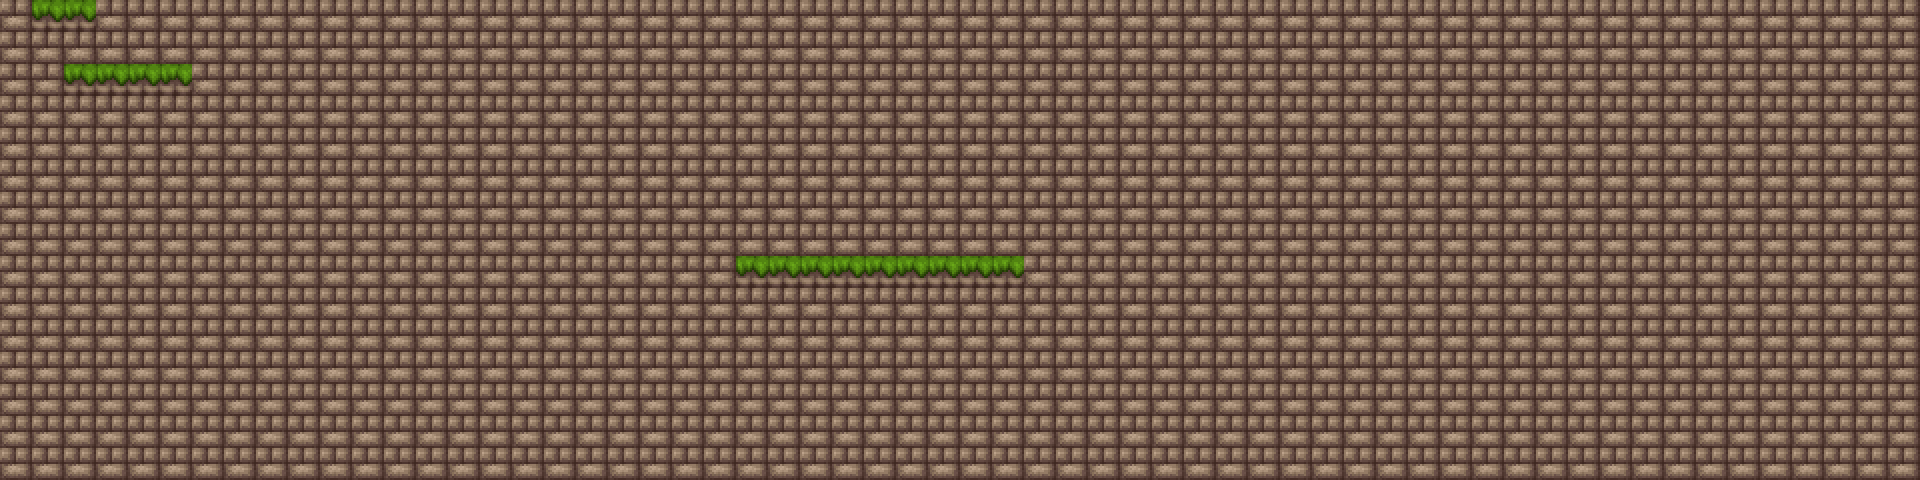

Tiled map render using the project's own tile images. Description and the whole map definition, tile-layer contents included, below:
An orthogonal 60x15 tile map with 32x32 px tiles, 1 tile layer (Tile Layer 1), 2 tilesets and 2 objects (Player).

<map version="1.8" tiledversion="1.8.5" orientation="orthogonal" renderorder="right-down" width="60" height="15" tilewidth="32" tileheight="32" infinite="0" nextlayerid="3" nextobjectid="3">
 <tileset firstgid="1" name="blocks1" tilewidth="32" tileheight="32" spacing="2" margin="2" tilecount="0" columns="0">
  <image source="assets/blocks1.png" width="614" height="376" />
 </tileset>
 <tileset firstgid="63" source="blocks3_in.tsx" />
 <layer id="1" name="Tile Layer 1" width="60" height="15">
  <data encoding="csv">
124,87,87,124,124,124,124,124,124,124,124,124,124,124,124,124,124,124,124,124,124,124,124,124,124,124,124,124,124,124,124,124,124,124,124,124,124,124,124,124,124,124,124,124,124,124,124,124,124,124,124,124,124,124,124,124,124,124,124,124,
124,124,124,124,124,124,124,124,124,124,124,124,124,124,124,124,124,124,124,124,124,124,124,124,124,124,124,124,124,124,124,124,124,124,124,124,124,124,124,124,124,124,124,124,124,124,124,124,124,124,124,124,124,124,124,124,124,124,124,124,
124,124,87,87,87,87,124,124,124,124,124,124,124,124,124,124,124,124,124,124,124,124,124,124,124,124,124,124,124,124,124,124,124,124,124,124,124,124,124,124,124,124,124,124,124,124,124,124,124,124,124,124,124,124,124,124,124,124,124,124,
124,124,124,124,124,124,124,124,124,124,124,124,124,124,124,124,124,124,124,124,124,124,124,124,124,124,124,124,124,124,124,124,124,124,124,124,124,124,124,124,124,124,124,124,124,124,124,124,124,124,124,124,124,124,124,124,124,124,124,124,
124,124,124,124,124,124,124,124,124,124,124,124,124,124,124,124,124,124,124,124,124,124,124,124,124,124,124,124,124,124,124,124,124,124,124,124,124,124,124,124,124,124,124,124,124,124,124,124,124,124,124,124,124,124,124,124,124,124,124,124,
124,124,124,124,124,124,124,124,124,124,124,124,124,124,124,124,124,124,124,124,124,124,124,124,124,124,124,124,124,124,124,124,124,124,124,124,124,124,124,124,124,124,124,124,124,124,124,124,124,124,124,124,124,124,124,124,124,124,124,124,
124,124,124,124,124,124,124,124,124,124,124,124,124,124,124,124,124,124,124,124,124,124,124,124,124,124,124,124,124,124,124,124,124,124,124,124,124,124,124,124,124,124,124,124,124,124,124,124,124,124,124,124,124,124,124,124,124,124,124,124,
124,124,124,124,124,124,124,124,124,124,124,124,124,124,124,124,124,124,124,124,124,124,124,124,124,124,124,124,124,124,124,124,124,124,124,124,124,124,124,124,124,124,124,124,124,124,124,124,124,124,124,124,124,124,124,124,124,124,124,124,
124,124,124,124,124,124,124,124,124,124,124,124,124,124,124,124,124,124,124,124,124,124,124,87,87,87,87,87,87,87,87,87,124,124,124,124,124,124,124,124,124,124,124,124,124,124,124,124,124,124,124,124,124,124,124,124,124,124,124,124,
124,124,124,124,124,124,124,124,124,124,124,124,124,124,124,124,124,124,124,124,124,124,124,124,124,124,124,124,124,124,124,124,124,124,124,124,124,124,124,124,124,124,124,124,124,124,124,124,124,124,124,124,124,124,124,124,124,124,124,124,
124,124,124,124,124,124,124,124,124,124,124,124,124,124,124,124,124,124,124,124,124,124,124,124,124,124,124,124,124,124,124,124,124,124,124,124,124,124,124,124,124,124,124,124,124,124,124,124,124,124,124,124,124,124,124,124,124,124,124,124,
124,124,124,124,124,124,124,124,124,124,124,124,124,124,124,124,124,124,124,124,124,124,124,124,124,124,124,124,124,124,124,124,124,124,124,124,124,124,124,124,124,124,124,124,124,124,124,124,124,124,124,124,124,124,124,124,124,124,124,124,
124,124,124,124,124,124,124,124,124,124,124,124,124,124,124,124,124,124,124,124,124,124,124,124,124,124,124,124,124,124,124,124,124,124,124,124,124,124,124,124,124,124,124,124,124,124,124,124,124,124,124,124,124,124,124,124,124,124,124,124,
124,124,124,124,124,124,124,124,124,124,124,124,124,124,124,124,124,124,124,124,124,124,124,124,124,124,124,124,124,124,124,124,124,124,124,124,124,124,124,124,124,124,124,124,124,124,124,124,124,124,124,124,124,124,124,124,124,124,124,124,
124,124,124,124,124,124,124,124,124,124,124,124,124,124,124,124,124,124,124,124,124,124,124,124,124,124,124,124,124,124,124,124,124,124,124,124,124,124,124,124,124,124,124,124,124,124,124,124,124,124,124,124,124,124,124,124,124,124,124,124
</data>
 </layer>
 <objectgroup id="2" name="Object Layer 1">
  <object id="1" name="Helicopter1" type="Player" x="32" y="32" width="32" height="32">
   <properties>
    <property name="numFrames" value="5" />
    <property name="textureHeight" value="55" />
    <property name="textureID" value="helicopter" />
    <property name="textureWidth" value="128" />
   </properties>
  </object>
  <object id="2" x="754.75" y="189.25" />
 </objectgroup>
</map>
